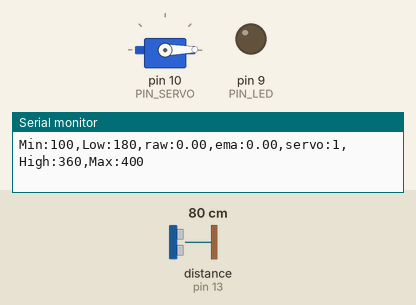
Simulated run of this sketch. Board: Arduino Uno, built with avr-gcc and run on an emulated ATmega328P. Shown: servo, output pins drawn as LEDs (lit = HIGH), the last lines printed to the serial monitor. Wiring (inferred from the names in the program): ultrasonic range finder: trigger pin 12; echo pin 13. Inputs (shaded band) come from the test bench; at power-on: distance to the obstacle (sensor on pin 13) 80 cm. The echo pulse lasts 58.3 µs per cm; pins used as bus, display or sensor lines are not drawn.

Above: at 1.2 s.
1.3 s: distance to the obstacle (sensor on pin 13) set to 38 cm
2.8 s: distance to the obstacle (sensor on pin 13) set to 33 cm
At 3.5 s:
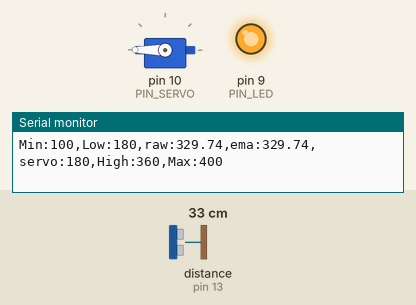
4.3 s: distance to the obstacle (sensor on pin 13) set to 18 cm
At 5.3 s:
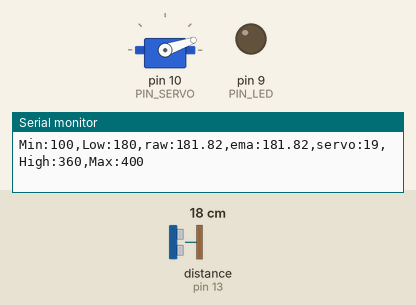
5.8 s: distance to the obstacle (sensor on pin 13) set to 35 cm
At 7.0 s:
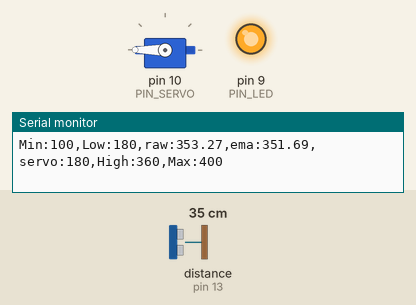
7.3 s: distance to the obstacle (sensor on pin 13) set to 2 cm
At 8.1 s:
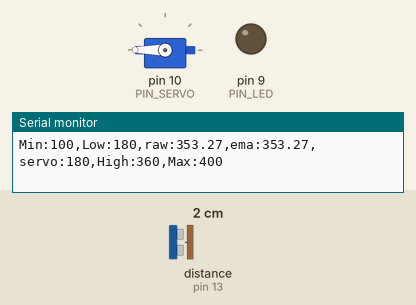
Timing chart, 0 to 9.8 s (numbered marks = the images above; inputs shaded):
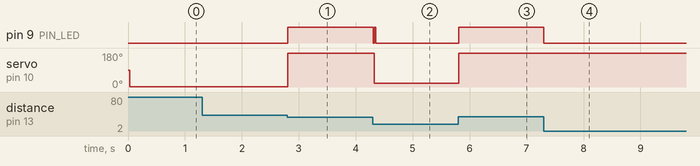

Measured:
- the behaviour switches between 36 and 35 cm on distance to the obstacle (sensor on pin 13) (found by bisection; images 0 and 1)
- after the input at 2.8 s, pin 9 (PIN_LED): LOW → HIGH at once; servo on pin 10 (PIN_SERVO): 1° → 180° at once
- after the input at 4.3 s, pin 9 (PIN_LED): HIGH → LOW at once, → HIGH 0.02 s later, → LOW 0.03 s later; servo on pin 10 (PIN_SERVO): 180° → 19° at once
- after the input at 5.8 s, pin 9 (PIN_LED): LOW → HIGH at once; servo on pin 10 (PIN_SERVO): 19° → 180° at once
- after the input at 7.3 s, pin 9 (PIN_LED): HIGH → LOW at once

The sketch:

11_example_1.ino
```cpp
#include <Servo.h>

// Arduino pin assignment
#define PIN_LED 9
#define PIN_SERVO 10
#define PIN_TRIG 12
#define PIN_ECHO 13

// configurable parameters
#define SND_VEL 346.0 // sound velocity at 24 celsius degree (unit: m/s)
#define INTERVAL 25 // sampling interval (unit: ms)
#define _DIST_MIN 180 // minimum distance to be measured (unit: mm)
#define _DIST_MAX 360 // maximum distance to be measured (unit: mm)
#define _DIST_ALPHA 0.5
#define _DUTY_MIN 553 // servo full clockwise position (0 degree)
#define _DUTY_NEU 1476 // servo neutral position (90 degree)
#define _DUTY_MAX 2399 // servo full counterclockwise position (180 degree)

// global variables
float timeout; // unit: us
float dist_min, dist_max, dist_raw, dist_prev, dist_ema, alpha; // unit: mm
float Reading;
unsigned long last_sampling_time; // unit: ms
float scale; // used for pulse duration to distance conversion
Servo myservo;

void setup() {
// initialize GPIO pins
  pinMode(PIN_LED,OUTPUT);
  pinMode(PIN_TRIG,OUTPUT);
  digitalWrite(PIN_TRIG, LOW);
  pinMode(PIN_ECHO,INPUT);

  myservo.attach(PIN_SERVO);
  myservo.writeMicroseconds(_DUTY_NEU);

// initialize USS related variables
  dist_min = _DIST_MIN;
  dist_max = _DIST_MAX;
  alpha = _DIST_ALPHA;
  timeout = (INTERVAL / 2) * 1000.0; // precalculate pulseIn() timeout value. (unit: us)
  dist_raw = dist_prev = 0.0; // raw distance output from USS (unit: mm)
  scale = 0.001 * 0.5 * SND_VEL;

// initialize serial port
  Serial.begin(57600);

// initialize last sampling time
  last_sampling_time = 0;
}

void loop() {
// wait until next sampling time.
// millis() returns the number of milliseconds since the program started. Will overflow after 50 days.
  if(millis() < last_sampling_time + INTERVAL) return;

// get a distance reading from the USS
  dist_raw = USS_measure(PIN_TRIG,PIN_ECHO);
  dist_ema = alpha * dist_raw + (1 - alpha) * dist_ema;

// output the read value to the serial port
  Serial.print("Min:100,Low:180,raw:");
  Serial.print(dist_raw);
  Serial.print(",ema:");
  Serial.print(dist_ema);
  Serial.print(",servo:");
  Serial.print(myservo.read());
  Serial.println(",High:360,Max:400");

// adjust servo position according to the USS read value

  // add your code here!

if(dist_raw < 180.0) {
     myservo.writeMicroseconds(_DUTY_MIN);
  }
  else if(dist_raw < 360.0){
     myservo.writeMicroseconds(553 + (1846 / 18) * (dist_raw - 180.0));
  }
  else {
    myservo.writeMicroseconds(_DUTY_MAX);
  }
     if (Reading < dist_min || Reading > dist_max){
    analogWrite(PIN_LED, 0);
  }
  else{
    analogWrite(PIN_LED, 255);
  }
// update last sampling time
  last_sampling_time += INTERVAL;
}

// get a distance reading from USS. return value is in millimeter.
float USS_measure(int TRIG, int ECHO)
{
  float reading;
  digitalWrite(TRIG, HIGH);
  delayMicroseconds(10);
  digitalWrite(TRIG, LOW);

  reading = pulseIn(ECHO, HIGH, timeout) * scale; // unit: mm
  if(reading < dist_min || reading > dist_max) {
    Reading = reading;
    reading = dist_prev;
    }
  else{
    Reading = reading;
    dist_prev = reading;
 }
  return reading;
}
```
